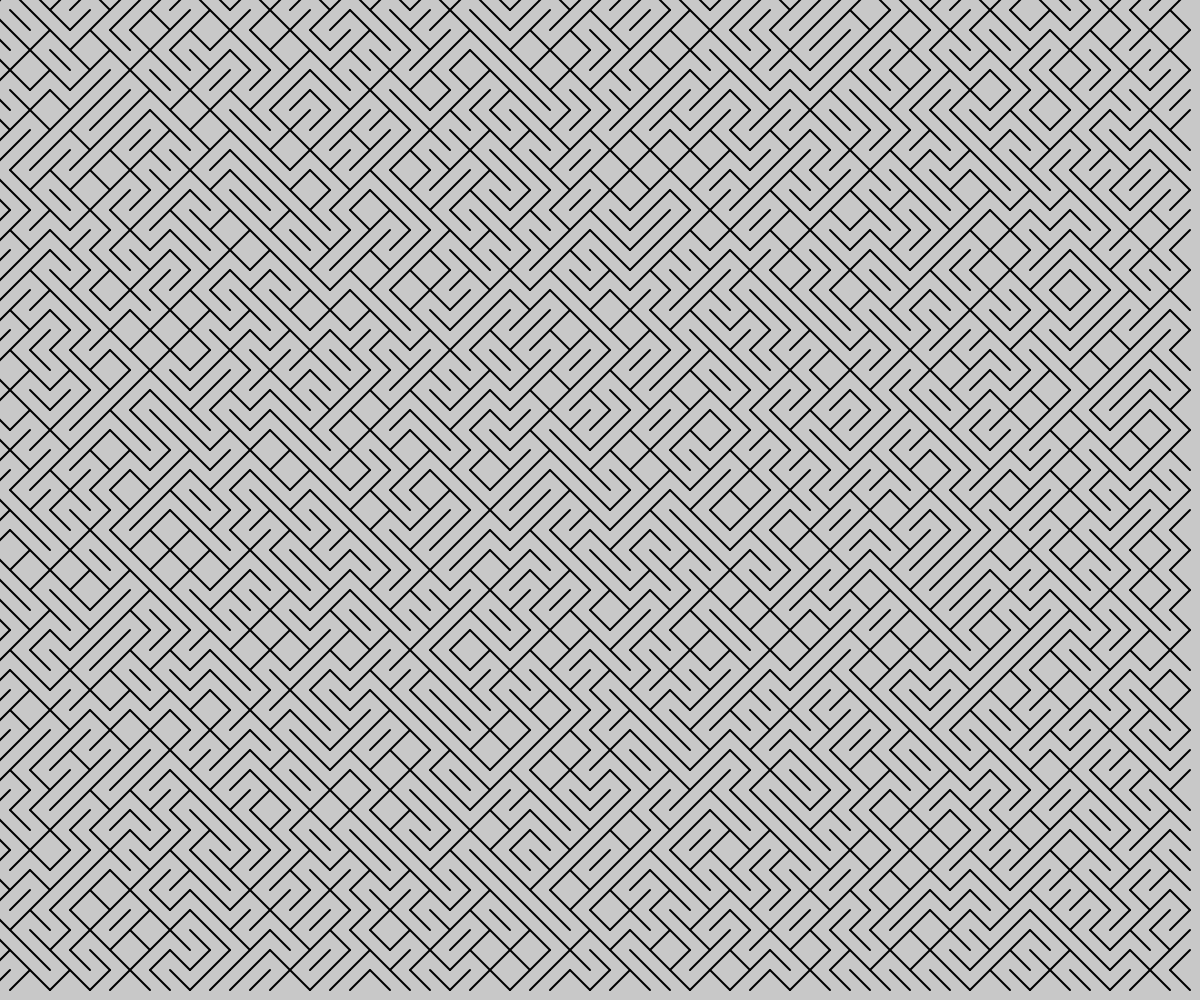
Frame 1 (no input)
Frame 60 (no input): identical to frame 1, image omitted
Frame 120 (the mouse pressed at the canvas centre since frame 60): identical to frame 1, image omitted

The p5.js sketch that drew this single still picture (run headless with seeded random() and noise() and a simulated clock; from frame 60 on, the mouse is pressed at the canvas centre):

// p5.js sketch
// ── sketch.js
// Generative Art 1: Diagonal Lines

let gridSpacing = 20;

function setup() {
  createCanvas(windowWidth, windowHeight);
  background(220);
  strokeWeight(2);
}

function draw() {

  randomSeed(1000000);
  background(200);
  drawLines();
}

function diagonalAsc(x, y, s){
  //draw ascending diagonal line at (x,y)
  //with a grid spacing of s
  line(x - s/2, y + s/2, x + s/2, y - s/2);
}

function diagonalDesc(x,y,s){
  line(x + s/2, y + s/2, x - s/2, y - s/2);
}


function drawLines(){
  //create diagonal lines on a grid
  for(let x=0; x<width; x+=gridSpacing){
    for(let y=0; y<height; y+=gridSpacing){
      let choice = int(random(2)); //0 or 1
      if(choice===0){
        diagonalDesc(x,y,gridSpacing);
      }
      else{
        diagonalAsc(x,y,gridSpacing);
      }
    }
  }

}
